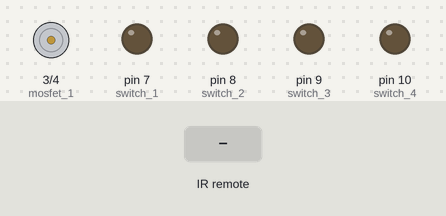
A sketch run on a simulated Arduino Uno, built with avr-gcc and run on an emulated ATmega328P. On the bench: motor-driver pin pairs drawn as motors (green arrow = first pin HIGH = forward, orange = second pin HIGH = backward, longer = more drive), output pins drawn as LEDs (lit = HIGH). The inputs (shaded band) are chosen by the test bench.

Above: at 1.2 s.
1.3 s: infrared code 0x10EFA956 received
At 2.5 s:
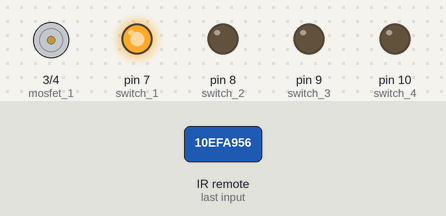
2.8 s: infrared code 0x10EF9966 received
At 3.8 s:
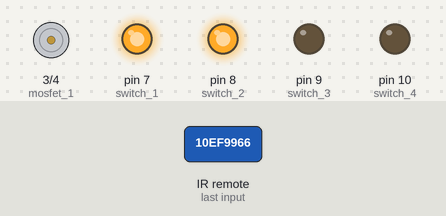
4.3 s: infrared code 0x10EFB946 received
At 4.9 s:
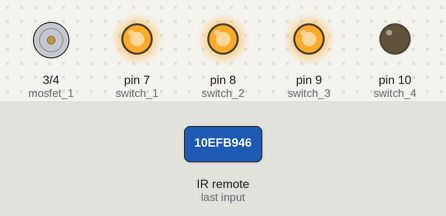
5.8 s: infrared code 0x10EF6B94 received
At 6.1 s:
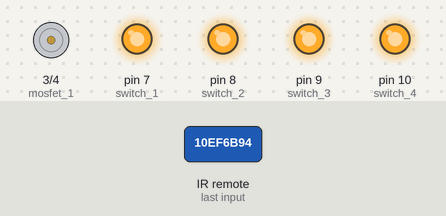
7.3 s: infrared code 0x10EFD22D received
At 8.4 s:
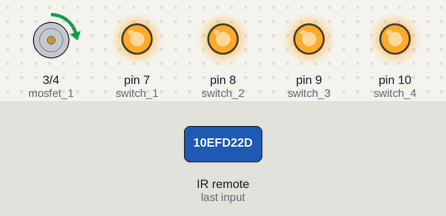
8.8 s: infrared code 0x10EFA956 received
At 9.5 s:
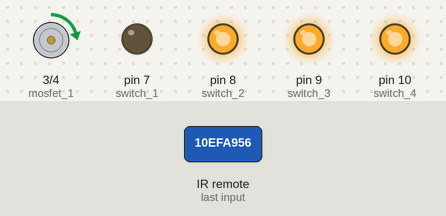
Timing chart, 0 to 11.3 s (numbered marks = the images above; inputs shaded):
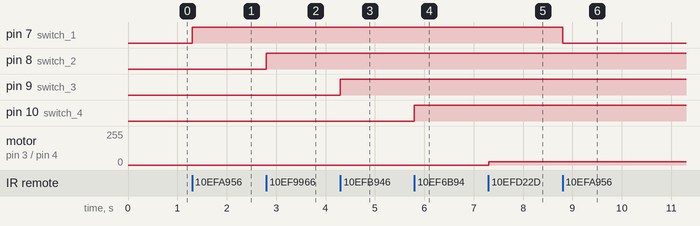

The sketch:

Modified.ino
```cpp
#include <IRremote.h>

const int switch_1 = 7;
const int switch_2 = 8;
const int switch_3 = 9;
const int switch_4 = 10;
const int mosfet_1 = 3;
const int mosfet_2 = 4;

int RECV_PIN = 11;

int toggleState_1 = 0;
int toggleState_2 = 0;
int toggleState_3 = 0;
int toggleState_4 = 0;
int pwmValue_1 = 0;
int pwmValue_2 = 0;

IRrecv irrecv(RECV_PIN);
decode_results results;

void setup()
{
  Serial.begin(9600);
  irrecv.enableIRIn();
  pinMode(switch_1, OUTPUT);
  pinMode(switch_2, OUTPUT);
  pinMode(switch_3, OUTPUT);
  pinMode(switch_4, OUTPUT);
  pinMode(mosfet_1, OUTPUT);
  pinMode(mosfet_2, OUTPUT);
}

void loop() {
  if (irrecv.decode(&results)) {

    switch (results.value) {
      case 0x10EFA956:
        if (toggleState_1 == 0) {
          digitalWrite(switch_1, HIGH);
          toggleState_1 = 1;
        }
        else {
          digitalWrite(switch_1, LOW);
          toggleState_1 = 0;
        }
        delay(100);
        break;
      case 0x10EF9966:
        if (toggleState_2 == 0) {
          digitalWrite(switch_2, HIGH);
          toggleState_2 = 1;
        }
        else {
          digitalWrite(switch_2, LOW);
          toggleState_2 = 0;
        }
        delay(100);
        break;
      case 0x10EFB946:
        if (toggleState_3 == 0) {
          digitalWrite(switch_3, HIGH);
          toggleState_3 = 1;
        }
        else {
          digitalWrite(switch_3, LOW);
          toggleState_3 = 0;
        }
        delay(100);
        break;
      case 0x10EF6B94:
        if (toggleState_4 == 0) {
          digitalWrite(switch_4, HIGH);
          toggleState_4 = 1;
        }
        else {
          digitalWrite(switch_4, LOW);
          toggleState_4 = 0;
        }
        delay(100);
        break;
      case 0x10EFD22D: // Example IR remote signal for volume up
        if (pwmValue_1 < 255) {
          pwmValue_1 += 25;
        }
        analogWrite(mosfet_1, pwmValue_1);
        delay(100);
        break;
      case 0x10EF629D: // Example IR remote signal for volume down
        if (pwmValue_1 > 0) {
          pwmValue_1 -= 25;
        }
        analogWrite(mosfet_1, pwmValue_1);
        delay(100);
        break;
      // Add more cases for other IR remote signals to control different MOSFETs or PWM values

      default:
        break;
    }

    irrecv.resume();
  }
}
```

Measured:
- after the input at 1.3 s, pin 7 (switch_1): LOW → HIGH at once
- after the input at 2.8 s, pin 8 (switch_2): LOW → HIGH at once
- after the input at 4.3 s, pin 9 (switch_3): LOW → HIGH at once
- after the input at 5.8 s, pin 10 (switch_4): LOW → HIGH at once
- after the input at 7.3 s, motor on pin 3 (mosfet_1) / pin 4 (mosfet_2): stopped → forward 25/255 at once
- after the input at 8.8 s, pin 7 (switch_1): HIGH → LOW at once
